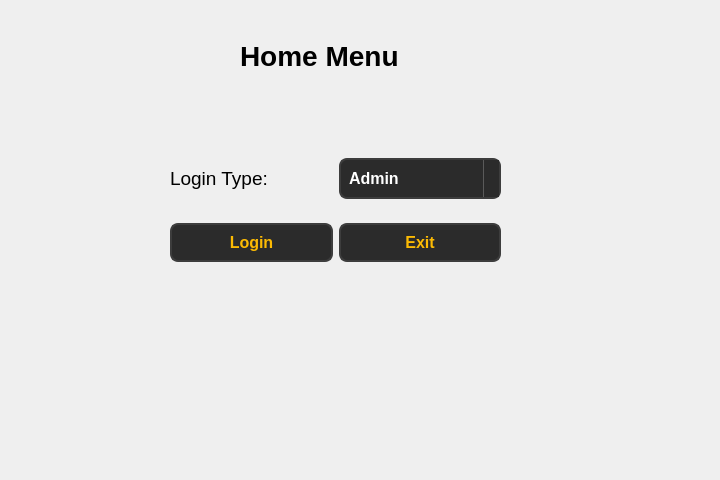
<?xml version="1.0" encoding="UTF-8"?>
<ui version="4.0">
 <class>Form</class>
 <widget class="QWidget" name="Form">
  <property name="geometry">
   <rect>
    <x>0</x>
    <y>0</y>
    <width>720</width>
    <height>480</height>
   </rect>
  </property>
  <property name="windowTitle">
   <string>Form</string>
  </property>
  <widget class="QLabel" name="label">
   <property name="geometry">
    <rect>
     <x>240</x>
     <y>40</y>
     <width>161</width>
     <height>31</height>
    </rect>
   </property>
   <property name="font">
    <font>
     <pointsize>21</pointsize>
     <bold>true</bold>
    </font>
   </property>
   <property name="text">
    <string>Home Menu</string>
   </property>
  </widget>
  <widget class="QWidget" name="">
   <property name="geometry">
    <rect>
     <x>170</x>
     <y>140</y>
     <width>331</width>
     <height>141</height>
    </rect>
   </property>
   <layout class="QVBoxLayout" name="verticalLayout">
    <item>
     <layout class="QHBoxLayout" name="horizontalLayout_2">
      <item>
       <widget class="QLabel" name="label_2">
        <property name="font">
         <font>
          <pointsize>14</pointsize>
         </font>
        </property>
        <property name="text">
         <string>Login Type:</string>
        </property>
       </widget>
      </item>
      <item>
       <widget class="QComboBox" name="comboBox">
        <property name="styleSheet">
         <string notr="true">QComboBox {
    background-color: #2b2b2b;
    color: #ffffff;
    border: 2px solid #3d3d3d;
    border-radius: 8px;
    padding: 8px;
    font-size: 16px;
    font-weight: bold;
}

QComboBox:hover {
    background-color: #3d3d3d;
    border: 2px solid #5a5a5a;
}

QComboBox::drop-down {
    border-left: 1px solid #5a5a5a;
    background-color: #2b2b2b;
}


QComboBox QAbstractItemView {
    background-color: #2b2b2b;
    border: 1px solid #3d3d3d;
    selection-background-color: #3d3d3d;
    color: #ffffff;
}
</string>
        </property>
        <item>
         <property name="text">
          <string>Admin</string>
         </property>
        </item>
        <item>
         <property name="text">
          <string>Faculty</string>
         </property>
        </item>
        <item>
         <property name="text">
          <string>TA</string>
         </property>
        </item>
        <item>
         <property name="text">
          <string>Student</string>
         </property>
        </item>
       </widget>
      </item>
     </layout>
    </item>
    <item>
     <layout class="QHBoxLayout" name="horizontalLayout">
      <item>
       <widget class="QPushButton" name="pushButton_6">
        <property name="styleSheet">
         <string notr="true">QPushButton {
        background-color: #2b2b2b;  
        color: #fcba03;              
        border: 2px solid #3d3d3d;      
        border-radius: 8px;          
        padding: 8px 16px;            
        font-size: 16px;            
        font-weight: bold;
    
    }

    QPushButton:hover {
        background-color: #fcba03;
		 color: #000000;
        border: 2px solid #5a5a5a;    
    }

    QPushButton:pressed {
        background-color: #1a1a1a;      
        border: 2px solid #2b2b2b;      
    }</string>
        </property>
        <property name="text">
         <string>Login</string>
        </property>
       </widget>
      </item>
      <item>
       <widget class="QPushButton" name="pushButton_5">
        <property name="styleSheet">
         <string notr="true">QPushButton {
        background-color: #2b2b2b;  
        color: #fcba03;              
        border: 2px solid #3d3d3d;      
        border-radius: 8px;          
        padding: 8px 16px;            
        font-size: 16px;            
        font-weight: bold;
    
    }

    QPushButton:hover {
        background-color: #fcba03;
		 color: #000000;
        border: 2px solid #5a5a5a;    
    }

    QPushButton:pressed {
        background-color: #1a1a1a;      
        border: 2px solid #2b2b2b;      
    }</string>
        </property>
        <property name="text">
         <string>Exit</string>
        </property>
       </widget>
      </item>
     </layout>
    </item>
   </layout>
  </widget>
 </widget>
 <resources/>
 <connections/>
</ui>
